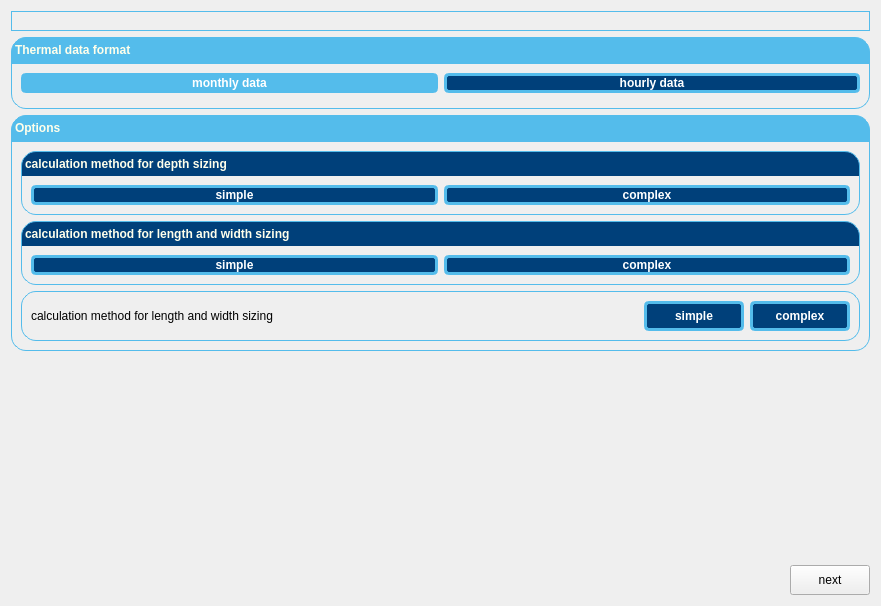
            <widget class="QWidget" name="scrollAreaWidgetContents_6">
             <property name="geometry">
              <rect>
               <x>0</x>
               <y>0</y>
               <width>881</width>
               <height>606</height>
              </rect>
             </property>
             <layout class="QVBoxLayout" name="verticalLayout_24">
              <property name="spacing">
               <number>0</number>
              </property>
              <item>
               <widget class="QFrame" name="frame_aims">
                <property name="styleSheet">
                 <string notr="true">QFrame {
	border: 1px solid #54bceb;
	border-top-left-radius: 15px;
	border-top-right-radius: 15px;
	border-bottom-left-radius: 15px;
	border-bottom-right-radius: 15px;
}
QLabel{border: 0px solid rgb(255,255,255);}</string>
                </property>
                <property name="frameShape">
                 <enum>QFrame::StyledPanel</enum>
                </property>
                <property name="frameShadow">
                 <enum>QFrame::Raised</enum>
                </property>
                <layout class="QGridLayout" name="gridLayout_14">
                 <property name="verticalSpacing">
                  <number>6</number>
                 </property>
                </layout>
               </widget>
              </item>
              <item>
               <widget class="QLabel" name="label_4">
                <property name="minimumSize">
                 <size>
                  <width>0</width>
                  <height>6</height>
                 </size>
                </property>
                <property name="maximumSize">
                 <size>
                  <width>16777215</width>
                  <height>6</height>
                 </size>
                </property>
                <property name="text">
                 <string/>
                </property>
               </widget>
              </item>
              <item>
               <widget class="QLabel" name="label_Earth_Properties_7">
                <property name="styleSheet">
                 <string notr="true">QLabel {
        qproperty-alignment: AlignCenter;
	border: 1px solid  rgb(84, 188, 235);
	border-top-left-radius: 15px;
	border-top-right-radius: 15px;
	background-color:  rgb(84, 188, 235);
	padding: 5px 0px;
	color:  rgb(255, 255, 235);
font-weight:500;
}</string>
                </property>
                <property name="text">
                 <string>Thermal data format</string>
                </property>
               </widget>
              </item>
              <item>
               <widget class="QFrame" name="frame_7">
                <property name="styleSheet">
                 <string notr="true">QFrame {
	border: 1px solid #54bceb;
	border-bottom-left-radius: 15px;
	border-bottom-right-radius: 15px;
}
QLabel{border: 0px solid rgb(255,255,255);}</string>
                </property>
                <property name="frameShape">
                 <enum>QFrame::StyledPanel</enum>
                </property>
                <property name="frameShadow">
                 <enum>QFrame::Raised</enum>
                </property>
                <layout class="QGridLayout" name="gridLayout_13">
                 <property name="verticalSpacing">
                  <number>0</number>
                 </property>
                 <item row="0" column="1">
                  <widget class="QPushButton" name="pushButton_hourly_data">
                   <property name="styleSheet">
                    <string notr="true">QPushButton{border: 3px solid rgb(84, 188, 235);
border-radius: 5px;
color: rgb(255, 255, 255);
gridline-color: rgb(84, 188, 235);
background-color: rgb(0, 64, 122);
font-weight:500;}
QPushButton:hover{
border: 3px solid  rgb(0, 64, 122);
background-color:rgb(84, 188, 235);}
QPushButton:checked{background-color:rgb(84, 188, 235);}
QPushButton:disabled{border: 3px solid rgb(100, 100, 100);
border-radius: 5px;
color: rgb(255, 255, 255);
gridline-color: rgb(100, 100, 100);
background-color: rgb(100, 100, 100);}
QPushButton:disabled:hover{background-color: rgb(0, 64, 122);}</string>
                   </property>
                   <property name="text">
                    <string>hourly data</string>
                   </property>
                   <property name="checkable">
                    <bool>true</bool>
                   </property>
                  </widget>
                 </item>
                 <item row="1" column="0">
                  <widget class="QLabel" name="label_Gap_Aim_5">
                   <property name="minimumSize">
                    <size>
                     <width>0</width>
                     <height>6</height>
                    </size>
                   </property>
                   <property name="maximumSize">
                    <size>
                     <width>16777215</width>
                     <height>6</height>
                    </size>
                   </property>
                   <property name="text">
                    <string/>
                   </property>
                  </widget>
                 </item>
                 <item row="0" column="0">
                  <widget class="QPushButton" name="pushButton_monthly_data">
                   <property name="styleSheet">
                    <string notr="true">QPushButton{border: 3px solid rgb(84, 188, 235);
border-radius: 5px;
color: rgb(255, 255, 255);
gridline-color: rgb(84, 188, 235);
background-color: rgb(0, 64, 122);
font-weight:500;}
QPushButton:hover{
border: 3px solid  rgb(0, 64, 122);
background-color:rgb(84, 188, 235);}
QPushButton:checked{background-color:rgb(84, 188, 235);}
QPushButton:disabled{border: 3px solid rgb(100, 100, 100);
border-radius: 5px;
color: rgb(255, 255, 255);
gridline-color: rgb(100, 100, 100);
background-color: rgb(100, 100, 100);}
QPushButton:disabled:hover{background-color: rgb(0, 64, 122);}</string>
                   </property>
                   <property name="text">
                    <string>monthly data</string>
                   </property>
                   <property name="checkable">
                    <bool>true</bool>
                   </property>
                   <property name="checked">
                    <bool>true</bool>
                   </property>
                  </widget>
                 </item>
                </layout>
               </widget>
              </item>
              <item>
               <widget class="QLabel" name="label_3">
                <property name="minimumSize">
                 <size>
                  <width>0</width>
                  <height>6</height>
                 </size>
                </property>
                <property name="maximumSize">
                 <size>
                  <width>16777215</width>
                  <height>6</height>
                 </size>
                </property>
                <property name="text">
                 <string/>
                </property>
               </widget>
              </item>
              <item>
               <widget class="QLabel" name="label_Options">
                <property name="styleSheet">
                 <string notr="true">QLabel {
        qproperty-alignment: AlignCenter;
	border: 1px solid  rgb(84, 188, 235);
	border-top-left-radius: 15px;
	border-top-right-radius: 15px;
	background-color:  rgb(84, 188, 235);
	padding: 5px 0px;
	color:  rgb(255, 255, 235);
font-weight:500;
}</string>
                </property>
                <property name="text">
                 <string>Options</string>
                </property>
               </widget>
              </item>
              <item>
               <widget class="QFrame" name="frame_Options">
                <property name="styleSheet">
                 <string notr="true">QFrame {
	border: 1px solid #54bceb;
	border-bottom-left-radius: 15px;
	border-bottom-right-radius: 15px;
}
QLabel{border: 0px solid rgb(255,255,255);}</string>
                </property>
                <property name="frameShape">
                 <enum>QFrame::StyledPanel</enum>
                </property>
                <property name="frameShadow">
                 <enum>QFrame::Raised</enum>
                </property>
                <layout class="QVBoxLayout" name="verticalLayout_23">
                 <property name="spacing">
                  <number>0</number>
                 </property>
                 <item>
                  <widget class="QLabel" name="label_calc_method_depth_sizing">
                   <property name="styleSheet">
                    <string notr="true">QLabel {
        qproperty-alignment: AlignCenter;
	border: 1px solid  rgb(84, 188, 235);
	border-top-left-radius: 15px;
	border-top-right-radius: 15px;
	border-bottom-left-radius: 0px;
	border-bottom-right-radius: 0px;
	border-bottom: 0px solid  rgb(84, 188, 235);
	background-color:  rgb(0, 64, 122);
	padding: 5px 0px;
	color:  rgb(255, 255, 235);
font-weight:500;
}</string>
                   </property>
                   <property name="text">
                    <string>calculation method for depth sizing</string>
                   </property>
                  </widget>
                 </item>
                 <item>
                  <widget class="QFrame" name="frame_calc_method_depth_sizing">
                   <property name="styleSheet">
                    <string notr="true">QFrame {
	border: 1px solid #54bceb;
	border-top: 0px solid #54bceb;
	border-bottom-left-radius: 15px;
	border-bottom-right-radius: 15px;
}
QLabel{border: 0px solid rgb(255,255,255);}</string>
                   </property>
                   <property name="frameShape">
                    <enum>QFrame::StyledPanel</enum>
                   </property>
                   <property name="frameShadow">
                    <enum>QFrame::Raised</enum>
                   </property>
                   <layout class="QGridLayout" name="gridLayout_11">
                    <item row="0" column="0">
                     <widget class="QPushButton" name="pushButton_9">
                      <property name="styleSheet">
                       <string notr="true">QPushButton{border: 3px solid rgb(84, 188, 235);
border-radius: 5px;
color: rgb(255, 255, 255);
gridline-color: rgb(84, 188, 235);
background-color: rgb(0, 64, 122);
font-weight:500;}
QPushButton:hover{
border: 3px solid  rgb(0, 64, 122);
background-color:rgb(84, 188, 235);}
QPushButton:checked{background-color:rgb(84, 188, 235);}
QPushButton:disabled{border: 3px solid rgb(100, 100, 100);
border-radius: 5px;
color: rgb(255, 255, 255);
gridline-color: rgb(100, 100, 100);
background-color: rgb(100, 100, 100);}
QPushButton:disabled:hover{background-color: rgb(0, 64, 122);}</string>
                      </property>
                      <property name="text">
                       <string>simple</string>
                      </property>
                      <property name="checkable">
                       <bool>true</bool>
                      </property>
                     </widget>
                    </item>
                    <item row="0" column="1">
                     <widget class="QPushButton" name="pushButton_11">
                      <property name="styleSheet">
                       <string notr="true">QPushButton{border: 3px solid rgb(84, 188, 235);
border-radius: 5px;
color: rgb(255, 255, 255);
gridline-color: rgb(84, 188, 235);
background-color: rgb(0, 64, 122);
font-weight:500;}
QPushButton:hover{
border: 3px solid  rgb(0, 64, 122);
background-color:rgb(84, 188, 235);}
QPushButton:checked{background-color:rgb(84, 188, 235);}
QPushButton:disabled{border: 3px solid rgb(100, 100, 100);
border-radius: 5px;
color: rgb(255, 255, 255);
gridline-color: rgb(100, 100, 100);
background-color: rgb(100, 100, 100);}
QPushButton:disabled:hover{background-color: rgb(0, 64, 122);}</string>
                      </property>
                      <property name="text">
                       <string>complex</string>
                      </property>
                      <property name="checkable">
                       <bool>true</bool>
                      </property>
                     </widget>
                    </item>
                   </layout>
                  </widget>
                 </item>
                 <item>
                  <widget class="QLabel" name="label_Gap_Aim_2">
                   <property name="minimumSize">
                    <size>
                     <width>0</width>
                     <height>6</height>
                    </size>
                   </property>
                   <property name="maximumSize">
                    <size>
                     <width>16777215</width>
                     <height>6</height>
                    </size>
                   </property>
                   <property name="text">
                    <string/>
                   </property>
                  </widget>
                 </item>
                 <item>
                  <widget class="QLabel" name="label_calc_method_length_sizing">
                   <property name="styleSheet">
                    <string notr="true">QLabel {
        qproperty-alignment: AlignCenter;
	border: 1px solid  rgb(84, 188, 235);
	border-top-left-radius: 15px;
	border-top-right-radius: 15px;
	border-bottom-left-radius: 0px;
	border-bottom-right-radius: 0px;
	border-bottom: 0px solid  rgb(84, 188, 235);
	background-color:  rgb(0, 64, 122);
	padding: 5px 0px;
	color:  rgb(255, 255, 235);
font-weight:500;
}</string>
                   </property>
                   <property name="text">
                    <string>calculation method for length and width sizing</string>
                   </property>
                  </widget>
                 </item>
                 <item>
                  <widget class="QFrame" name="frame_calc_method_length_sizing">
                   <property name="styleSheet">
                    <string notr="true">QFrame {
	border: 1px solid #54bceb;
	border-top: 0px solid #54bceb;
	border-bottom-left-radius: 15px;
	border-bottom-right-radius: 15px;
}
QLabel{border: 0px solid rgb(255,255,255);}</string>
                   </property>
                   <property name="frameShape">
                    <enum>QFrame::StyledPanel</enum>
                   </property>
                   <property name="frameShadow">
                    <enum>QFrame::Raised</enum>
                   </property>
                   <layout class="QGridLayout" name="gridLayout_12">
                    <item row="0" column="0">
                     <widget class="QPushButton" name="pushButton_10">
                      <property name="styleSheet">
                       <string notr="true">QPushButton{border: 3px solid rgb(84, 188, 235);
border-radius: 5px;
color: rgb(255, 255, 255);
gridline-color: rgb(84, 188, 235);
background-color: rgb(0, 64, 122);
font-weight:500;}
QPushButton:hover{
border: 3px solid  rgb(0, 64, 122);
background-color:rgb(84, 188, 235);}
QPushButton:checked{background-color:rgb(84, 188, 235);}
QPushButton:disabled{border: 3px solid rgb(100, 100, 100);
border-radius: 5px;
color: rgb(255, 255, 255);
gridline-color: rgb(100, 100, 100);
background-color: rgb(100, 100, 100);}
QPushButton:disabled:hover{background-color: rgb(0, 64, 122);}</string>
                      </property>
                      <property name="text">
                       <string>simple</string>
                      </property>
                      <property name="checkable">
                       <bool>true</bool>
                      </property>
                     </widget>
                    </item>
                    <item row="0" column="1">
                     <widget class="QPushButton" name="pushButton_12">
                      <property name="styleSheet">
                       <string notr="true">QPushButton{border: 3px solid rgb(84, 188, 235);
border-radius: 5px;
color: rgb(255, 255, 255);
gridline-color: rgb(84, 188, 235);
background-color: rgb(0, 64, 122);
font-weight:500;}
QPushButton:hover{
border: 3px solid  rgb(0, 64, 122);
background-color:rgb(84, 188, 235);}
QPushButton:checked{background-color:rgb(84, 188, 235);}
QPushButton:disabled{border: 3px solid rgb(100, 100, 100);
border-radius: 5px;
color: rgb(255, 255, 255);
gridline-color: rgb(100, 100, 100);
background-color: rgb(100, 100, 100);}
QPushButton:disabled:hover{background-color: rgb(0, 64, 122);}</string>
                      </property>
                      <property name="text">
                       <string>complex</string>
                      </property>
                      <property name="checkable">
                       <bool>true</bool>
                      </property>
                     </widget>
                    </item>
                   </layout>
                  </widget>
                 </item>
                 <item>
                  <widget class="QLabel" name="label_Gap_Aim_3">
                   <property name="minimumSize">
                    <size>
                     <width>0</width>
                     <height>6</height>
                    </size>
                   </property>
                   <property name="maximumSize">
                    <size>
                     <width>16777215</width>
                     <height>6</height>
                    </size>
                   </property>
                   <property name="text">
                    <string/>
                   </property>
                  </widget>
                 </item>
                 <item>
                  <widget class="QFrame" name="frame_calc_method_length_sizing_2">
                   <property name="styleSheet">
                    <string notr="true">QFrame {
	border: 1px solid #54bceb;
border-top-left-radius: 15px;
	border-top-right-radius: 15px;
	border-bottom-left-radius: 15px;
	border-bottom-right-radius: 15px;
}
QLabel{border: 0px solid rgb(255,255,255);}</string>
                   </property>
                   <property name="frameShape">
                    <enum>QFrame::StyledPanel</enum>
                   </property>
                   <property name="frameShadow">
                    <enum>QFrame::Raised</enum>
                   </property>
                   <layout class="QHBoxLayout" name="horizontalLayout_3">
                    <item>
                     <widget class="QLabel" name="label_calc_method_length_sizing_2">
                      <property name="minimumSize">
                       <size>
                        <width>0</width>
                        <height>30</height>
                       </size>
                      </property>
                      <property name="styleSheet">
                       <string notr="true"/>
                      </property>
                      <property name="text">
                       <string>calculation method for length and width sizing</string>
                      </property>
                     </widget>
                    </item>
                    <item>
                     <spacer name="horizontalSpacer_9">
                      <property name="orientation">
                       <enum>Qt::Horizontal</enum>
                      </property>
                      <property name="sizeHint" stdset="0">
                       <size>
                        <width>40</width>
                        <height>20</height>
                       </size>
                      </property>
                     </spacer>
                    </item>
                    <item>
                     <widget class="QPushButton" name="pushButton_13">
                      <property name="minimumSize">
                       <size>
                        <width>100</width>
                        <height>30</height>
                       </size>
                      </property>
                      <property name="styleSheet">
                       <string notr="true">QPushButton{border: 3px solid rgb(84, 188, 235);
border-radius: 5px;
color: rgb(255, 255, 255);
gridline-color: rgb(84, 188, 235);
background-color: rgb(0, 64, 122);
font-weight:500;}
QPushButton:hover{
border: 3px solid  rgb(0, 64, 122);
background-color:rgb(84, 188, 235);}
QPushButton:checked{background-color:rgb(84, 188, 235);}
QPushButton:disabled{border: 3px solid rgb(100, 100, 100);
border-radius: 5px;
color: rgb(255, 255, 255);
gridline-color: rgb(100, 100, 100);
background-color: rgb(100, 100, 100);}
QPushButton:disabled:hover{background-color: rgb(0, 64, 122);}</string>
                      </property>
                      <property name="text">
                       <string>simple</string>
                      </property>
                      <property name="checkable">
                       <bool>true</bool>
                      </property>
                     </widget>
                    </item>
                    <item>
                     <widget class="QPushButton" name="pushButton_14">
                      <property name="minimumSize">
                       <size>
                        <width>100</width>
                        <height>30</height>
                       </size>
                      </property>
                      <property name="styleSheet">
                       <string notr="true">QPushButton{border: 3px solid rgb(84, 188, 235);
border-radius: 5px;
color: rgb(255, 255, 255);
gridline-color: rgb(84, 188, 235);
background-color: rgb(0, 64, 122);
font-weight:500;}
QPushButton:hover{
border: 3px solid  rgb(0, 64, 122);
background-color:rgb(84, 188, 235);}
QPushButton:checked{background-color:rgb(84, 188, 235);}
QPushButton:disabled{border: 3px solid rgb(100, 100, 100);
border-radius: 5px;
color: rgb(255, 255, 255);
gridline-color: rgb(100, 100, 100);
background-color: rgb(100, 100, 100);}
QPushButton:disabled:hover{background-color: rgb(0, 64, 122);}</string>
                      </property>
                      <property name="text">
                       <string>complex</string>
                      </property>
                      <property name="checkable">
                       <bool>true</bool>
                      </property>
                     </widget>
                    </item>
                   </layout>
                  </widget>
                 </item>
                </layout>
               </widget>
              </item>
              <item>
               <widget class="QLabel" name="label_5">
                <property name="minimumSize">
                 <size>
                  <width>0</width>
                  <height>6</height>
                 </size>
                </property>
                <property name="maximumSize">
                 <size>
                  <width>16777215</width>
                  <height>6</height>
                 </size>
                </property>
                <property name="text">
                 <string/>
                </property>
               </widget>
              </item>
              <item>
               <spacer name="verticalSpacer_7">
                <property name="orientation">
                 <enum>Qt::Vertical</enum>
                </property>
                <property name="sizeHint" stdset="0">
                 <size>
                  <width>20</width>
                  <height>137</height>
                 </size>
                </property>
               </spacer>
              </item>
              <item>
               <layout class="QHBoxLayout" name="horizontalLayout_37">
                <item>
                 <spacer name="horizontalSpacer_22">
                  <property name="orientation">
                   <enum>Qt::Horizontal</enum>
                  </property>
                  <property name="sizeHint" stdset="0">
                   <size>
                    <width>40</width>
                    <height>20</height>
                   </size>
                  </property>
                 </spacer>
                </item>
                <item>
                 <widget class="QPushButton" name="pushButton_NextAim">
                  <property name="minimumSize">
                   <size>
                    <width>0</width>
                    <height>30</height>
                   </size>
                  </property>
                  <property name="maximumSize">
                   <size>
                    <width>16777215</width>
                    <height>30</height>
                   </size>
                  </property>
                  <property name="layoutDirection">
                   <enum>Qt::RightToLeft</enum>
                  </property>
                  <property name="styleSheet">
                   <string notr="true"/>
                  </property>
                  <property name="text">
                   <string>  next  </string>
                  </property>
                  <property name="icon">
                   <iconset resource="icons.qrc">
                    <normaloff>:/icons/icons/ArrowRight2.svg</normaloff>:/icons/icons/ArrowRight2.svg</iconset>
                  </property>
                  <property name="iconSize">
                   <size>
                    <width>20</width>
                    <height>20</height>
                   </size>
                  </property>
                 </widget>
                </item>
               </layout>
              </item>
             </layout>
            </widget>
